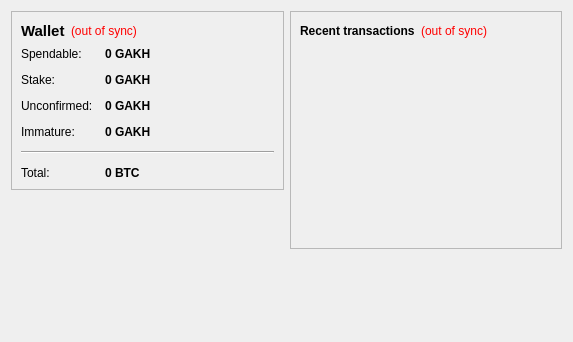
<?xml version="1.0" encoding="UTF-8"?>
<ui version="4.0">
 <class>OverviewPage</class>
 <widget class="QWidget" name="OverviewPage">
  <property name="geometry">
   <rect>
    <x>0</x>
    <y>0</y>
    <width>573</width>
    <height>342</height>
   </rect>
  </property>
  <property name="windowTitle">
   <string>Form</string>
  </property>
  <layout class="QHBoxLayout" name="horizontalLayout" stretch="1,1">
   <item>
    <layout class="QVBoxLayout" name="verticalLayout_2">
     <item>
      <widget class="QFrame" name="frame">
       <property name="frameShape">
        <enum>QFrame::StyledPanel</enum>
       </property>
       <property name="frameShadow">
        <enum>QFrame::Raised</enum>
       </property>
       <layout class="QVBoxLayout" name="verticalLayout_4">
        <item>
         <layout class="QHBoxLayout" name="horizontalLayout_4">
          <item>
           <widget class="QLabel" name="label_5">
            <property name="font">
             <font>
              <pointsize>11</pointsize>
              <weight>75</weight>
              <bold>true</bold>
             </font>
            </property>
            <property name="text">
             <string>Wallet</string>
            </property>
           </widget>
          </item>
          <item>
           <widget class="QLabel" name="labelWalletStatus">
            <property name="toolTip">
             <string>The displayed information may be out of date. Your wallet automatically synchronizes with the GAKHcoin network after a connection is established, but this process has not completed yet.</string>
            </property>
            <property name="styleSheet">
             <string notr="true">QLabel { color: red; }</string>
            </property>
            <property name="text">
             <string notr="true">(out of sync)</string>
            </property>
            <property name="alignment">
             <set>Qt::AlignLeading|Qt::AlignLeft|Qt::AlignVCenter</set>
            </property>
           </widget>
          </item>
          <item>
           <spacer name="horizontalSpacer_2">
            <property name="orientation">
             <enum>Qt::Horizontal</enum>
            </property>
            <property name="sizeHint" stdset="0">
             <size>
              <width>40</width>
              <height>20</height>
             </size>
            </property>
           </spacer>
          </item>
         </layout>
        </item>
        <item>
         <layout class="QFormLayout" name="formLayout_2">
          <property name="fieldGrowthPolicy">
           <enum>QFormLayout::AllNonFixedFieldsGrow</enum>
          </property>
          <property name="horizontalSpacing">
           <number>12</number>
          </property>
          <property name="verticalSpacing">
           <number>12</number>
          </property>
          <item row="0" column="0">
           <widget class="QLabel" name="label">
            <property name="text">
             <string>Spendable:</string>
            </property>
           </widget>
          </item>
          <item row="0" column="1">
           <widget class="QLabel" name="labelBalance">
            <property name="font">
             <font>
              <weight>75</weight>
              <bold>true</bold>
             </font>
            </property>
            <property name="cursor">
             <cursorShape>IBeamCursor</cursorShape>
            </property>
            <property name="toolTip">
             <string>Your current spendable balance</string>
            </property>
            <property name="text">
             <string notr="true">0 GAKH</string>
            </property>
            <property name="textInteractionFlags">
             <set>Qt::LinksAccessibleByMouse|Qt::TextSelectableByKeyboard|Qt::TextSelectableByMouse</set>
            </property>
           </widget>
          </item>
          <item row="1" column="0">
           <widget class="QLabel" name="label_6">
            <property name="text">
             <string>Stake:</string>
            </property>
           </widget>
          </item>
          <item row="1" column="1">
           <widget class="QLabel" name="labelStake">
            <property name="font">
             <font>
              <weight>75</weight>
              <bold>true</bold>
             </font>
            </property>
            <property name="cursor">
             <cursorShape>IBeamCursor</cursorShape>
            </property>
            <property name="toolTip">
             <string>Total of coins that was staked, and do not yet count toward the current balance</string>
            </property>
            <property name="text">
             <string notr="true">0 GAKH</string>
            </property>
            <property name="textInteractionFlags">
             <set>Qt::LinksAccessibleByMouse|Qt::TextSelectableByKeyboard|Qt::TextSelectableByMouse</set>
            </property>
           </widget>
          </item>
          <item row="2" column="0">
           <widget class="QLabel" name="label_3">
            <property name="text">
             <string>Unconfirmed:</string>
            </property>
           </widget>
          </item>
          <item row="2" column="1">
           <widget class="QLabel" name="labelUnconfirmed">
            <property name="font">
             <font>
              <weight>75</weight>
              <bold>true</bold>
             </font>
            </property>
            <property name="cursor">
             <cursorShape>IBeamCursor</cursorShape>
            </property>
            <property name="toolTip">
             <string>Total of transactions that have yet to be confirmed, and do not yet count toward the current balance</string>
            </property>
            <property name="text">
             <string notr="true">0 GAKH</string>
            </property>
            <property name="textInteractionFlags">
             <set>Qt::LinksAccessibleByMouse|Qt::TextSelectableByKeyboard|Qt::TextSelectableByMouse</set>
            </property>
           </widget>
          </item>
          <item row="3" column="0">
           <widget class="QLabel" name="labelImmatureText">
            <property name="text">
             <string>Immature:</string>
            </property>
           </widget>
          </item>
          <item row="3" column="1">
           <widget class="QLabel" name="labelImmature">
            <property name="font">
             <font>
              <weight>75</weight>
              <bold>true</bold>
             </font>
            </property>
            <property name="toolTip">
             <string>Mined balance that has not yet matured</string>
            </property>
            <property name="text">
             <string notr="true">0 GAKH</string>
            </property>
            <property name="textInteractionFlags">
             <set>Qt::LinksAccessibleByMouse|Qt::TextSelectableByKeyboard|Qt::TextSelectableByMouse</set>
            </property>
           </widget>
          </item>
          <item row="4" column="0" colspan="2">
           <widget class="Line" name="line">
            <property name="orientation">
             <enum>Qt::Horizontal</enum>
            </property>
           </widget>
          </item>
          <item row="5" column="0">
           <widget class="QLabel" name="labelTotalText">
            <property name="text">
             <string>Total:</string>
            </property>
           </widget>
          </item>
          <item row="5" column="1">
           <widget class="QLabel" name="labelTotal">
            <property name="font">
             <font>
              <weight>75</weight>
              <bold>true</bold>
             </font>
            </property>
            <property name="cursor">
             <cursorShape>IBeamCursor</cursorShape>
            </property>
            <property name="toolTip">
             <string>Your current total balance</string>
            </property>
            <property name="text">
             <string notr="true">0 BTC</string>
            </property>
            <property name="textInteractionFlags">
             <set>Qt::LinksAccessibleByMouse|Qt::TextSelectableByKeyboard|Qt::TextSelectableByMouse</set>
            </property>
           </widget>
          </item>
         </layout>
        </item>
       </layout>
      </widget>
     </item>
     <item>
      <spacer name="verticalSpacer">
       <property name="orientation">
        <enum>Qt::Vertical</enum>
       </property>
       <property name="sizeHint" stdset="0">
        <size>
         <width>20</width>
         <height>40</height>
        </size>
       </property>
      </spacer>
     </item>
    </layout>
   </item>
   <item>
    <layout class="QVBoxLayout" name="verticalLayout_3">
     <item>
      <widget class="QFrame" name="frame_2">
       <property name="frameShape">
        <enum>QFrame::StyledPanel</enum>
       </property>
       <property name="frameShadow">
        <enum>QFrame::Raised</enum>
       </property>
       <layout class="QVBoxLayout" name="verticalLayout">
        <item>
         <layout class="QHBoxLayout" name="horizontalLayout_2">
          <item>
           <widget class="QLabel" name="label_4">
            <property name="text">
             <string>&lt;b&gt;Recent transactions&lt;/b&gt;</string>
            </property>
           </widget>
          </item>
          <item>
           <widget class="QLabel" name="labelTransactionsStatus">
            <property name="toolTip">
             <string>The displayed information may be out of date. Your wallet automatically synchronizes with the GAKHcoin network after a connection is established, but this process has not completed yet.</string>
            </property>
            <property name="styleSheet">
             <string notr="true">QLabel { color: red; }</string>
            </property>
            <property name="text">
             <string notr="true">(out of sync)</string>
            </property>
            <property name="alignment">
             <set>Qt::AlignRight|Qt::AlignTrailing|Qt::AlignVCenter</set>
            </property>
           </widget>
          </item>
          <item>
           <spacer name="horizontalSpacer">
            <property name="orientation">
             <enum>Qt::Horizontal</enum>
            </property>
            <property name="sizeHint" stdset="0">
             <size>
              <width>40</width>
              <height>20</height>
             </size>
            </property>
           </spacer>
          </item>
         </layout>
        </item>
        <item>
         <widget class="QListView" name="listTransactions">
          <property name="styleSheet">
           <string notr="true">QListView { background: transparent; }</string>
          </property>
          <property name="frameShape">
           <enum>QFrame::NoFrame</enum>
          </property>
          <property name="verticalScrollBarPolicy">
           <enum>Qt::ScrollBarAlwaysOff</enum>
          </property>
          <property name="horizontalScrollBarPolicy">
           <enum>Qt::ScrollBarAlwaysOff</enum>
          </property>
          <property name="selectionMode">
           <enum>QAbstractItemView::NoSelection</enum>
          </property>
         </widget>
        </item>
       </layout>
      </widget>
     </item>
     <item>
      <spacer name="verticalSpacer_2">
       <property name="orientation">
        <enum>Qt::Vertical</enum>
       </property>
       <property name="sizeHint" stdset="0">
        <size>
         <width>20</width>
         <height>40</height>
        </size>
       </property>
      </spacer>
     </item>
    </layout>
   </item>
  </layout>
 </widget>
 <resources/>
 <connections/>
</ui>
